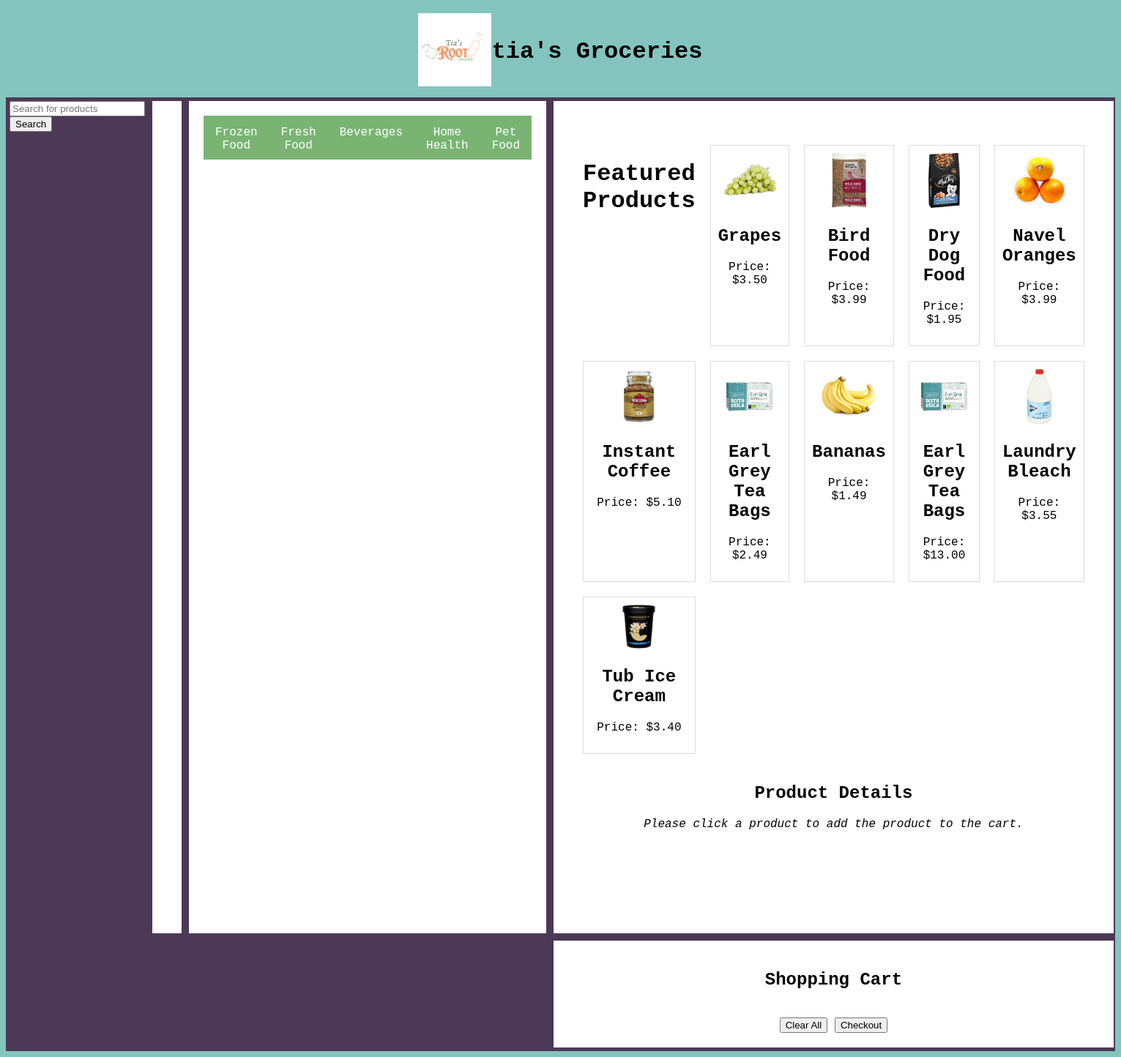
The page / on the database its author committed.
### tables this page shows
CREATE TABLE `products` (
  `product_id` int(10) UNSIGNED NOT NULL,
  `product_name` varchar(100) NOT NULL,
  `unit_price` decimal(8,2) NOT NULL,
  `unit_quantity` varchar(50) NOT NULL,
  `in_stock` int(10) UNSIGNED NOT NULL,
  `category_id` int(10) UNSIGNED DEFAULT NULL
);

### featuredproduct.php (the view, shortened to what this page needs)
<?php
include 'db_connection.php';
$sql = "SELECT * FROM products";
$result = mysqli_query($connection, $sql);
if (mysqli_num_rows($result) > 0) {
    $products = [];
    while ($row = mysqli_fetch_assoc($result)) {
        $products[] = $row;
    }
    shuffle($products);
    echo '<div class="featured-products">';
    echo '<h1>Featured Products</h1>';
    for ($i = 0; $i < min(10, count($products)); $i++) {
        echo '<div class="product-item">';
        echo '<img src="../assets/images/' . $products[$i]['product_id'] . '.png" alt="' . htmlspecialchars($products[$i]['product_name']) . '"style="width: 75px; height: auto;">';
        echo '<h2>' . htmlspecialchars($products[$i]['product_name']) . '</h2>';
        echo '<p>Price: $' . htmlspecialchars($products[$i]['unit_price']) . '</p>';
        echo '</div>';
    }
    echo '</div>';
} else {
    echo 'No products available.';
}
?>

### index.php (shortened to what this page needs)
<!DOCTYPE html>
<html lang="en">
<head>
    <link rel="stylesheet" href="./assets/css/styles.css">
</head>
<body>
    <div class="header-content">
        <a href="index.html">
            <img id="logo" src="./assets/images/logo.png" alt="tia's Groceries">
        </a>
        <h1 class="site-title">tia's Groceries</h1>
    </div>
        <div class="grid-container">
        <form id="searchForm" onsubmit="searchProducts(event)">
            <input type="text" id="searchInput" name="keyword" placeholder="Search for products">
            <button type="submit">Search</button>
        </form>
        <div id="searchResults"></div>
    <div class="main">
                <div class="navbar">
                    <div class="dropdown">
                        <div class="dropbtn">Frozen Food</div>
                    </div>
                    <div class="dropdown">
                        <div class="dropbtn">Fresh Food</div>
                    </div>
                    <div class="dropdown">
                        <div class="dropbtn">Beverages</div>
                    </div>
                    <div class="dropdown">
                        <div class="dropbtn">Home Health</div>
                    </div>
                    <div class="dropdown">
                        <div class="dropbtn">Pet Food</div>
                    </div>
                </div>
            </div>
            <div class="top-right">
            <?php include 'featuredproduct.php'; ?>
               <h2>Product Details</h2>
               <div id="product-details-notice" style="font-style:italic">Please click a product to add the product to the cart.</div>
               <div class="product-details-grid">
                    <div id="product-details"></div>
               </div>
            </div>
            <div class="bottom-right">
                <h2>Shopping Cart</h2>
                <div id="total-cost">
                    <br />
                </div>
                <button onClick="clearAllCart()">Clear All</button>
                <button onCLick="checkout()">Checkout</button>
            </div>
        </div>
</body>
</html>

### assets/css/styles.css (style rules this page uses)
.top-right { grid-area: topRight; }
.bottom-right { grid-area: bottomRight; }
.grid-container { display: grid; grid-template-areas: 'main main main topRight topRight topRight' 'main main main bottomRight bottomRight bottomRight'; grid-gap: 10px; background-color: #4C3957; padding: 5px; }
.grid-container > div { background-color: #ffffff; text-align: center; padding: 20px; }
.header-content { display: flex; align-items: center; justify-content: center; padding: 10px; }
#logo { width: 100px; height: auto; }
.site-title { margin: 0; }
body { font-family: 'CourierPrime', monospace; background-color: #83c5be; }
.navbar { height: 60px; background-color: #79B473; display: flex; justify-content: center; }
.dropdown { position: relative; }
.dropdown .dropbtn { font-size: 16px; border: none; outline: none; color: white; padding: 14px 16px; background-color: inherit; font-family: inherit; margin: 0; }
.product-details-grid, .shopping-cart-grid, .shopping-cart { display: grid; grid-template-columns: repeat(2, 1fr); gap: 20px; }
.featured-products { padding: 20px; margin-top: 20px; display: grid; grid-template-columns: repeat(5, 1fr); grid-auto-rows: auto; gap: 20px; }
.product-item { border: 1px solid #ddd; padding: 10px; text-align: center; }

### rows shown on the page
products: product_id (picture), product_name "Grapes", unit_price "3.50"
products: product_id (picture), product_name "Bird Food", unit_price "3.99"
products: product_id (picture), product_name "Dry Dog Food", unit_price "1.95"
products: product_id (picture), product_name "Navel Oranges", unit_price "3.99"
products: product_id (picture), product_name "Instant Coffee", unit_price "5.10"
products: product_id (picture), product_name "Earl Grey Tea Bags", unit_price "2.49"
products: product_id (picture), product_name "Bananas", unit_price "1.49"
products: product_id (picture), product_name "Earl Grey Tea Bags", unit_price "13.00"
products: product_id (picture), product_name "Laundry Bleach", unit_price "3.55"
products: product_id (picture), product_name "Tub Ice Cream", unit_price "3.40"
